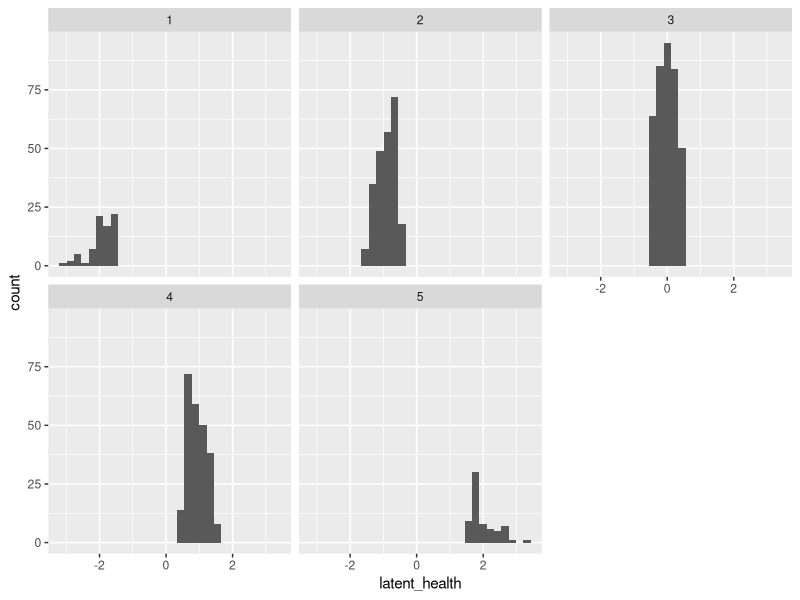
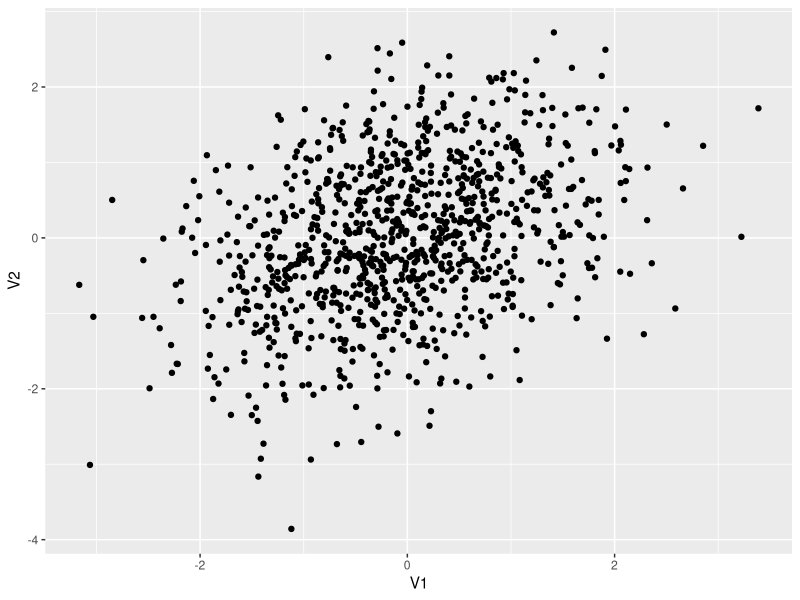
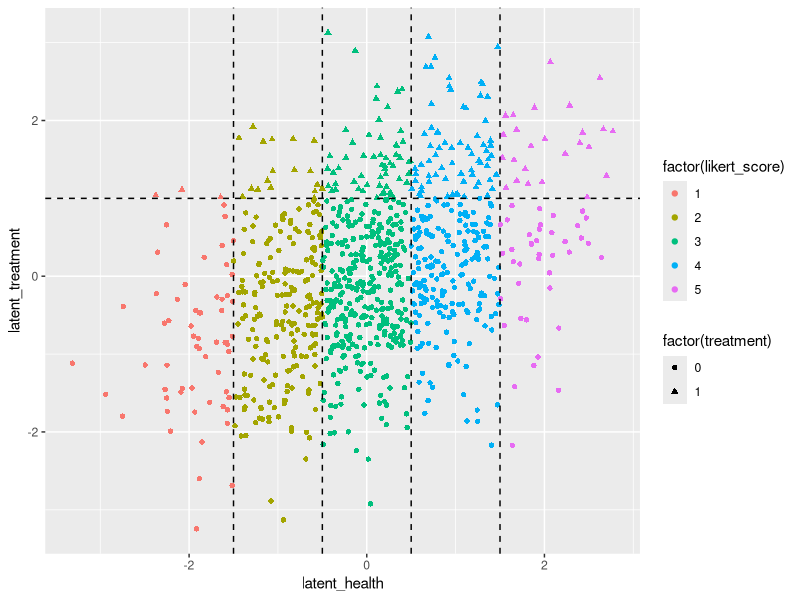

Write R code to recreate these figures, in order.
## ---- chunk 1
library(tidyverse)
library(mvtnorm)
## ---- chunk 2
n_obs <- 1000
cut_points <- c(-1.5, -0.5, 0.5, 1.5)

df <- tibble(latent_health = rnorm(n_obs, mean = 0, sd = 1)) %>%
  mutate(likert_score = findInterval(latent_health, cut_points) + 1)

head(df)
## ---- chunk 3
ggplot(df, aes(x = latent_health)) +
  geom_histogram() +
  facet_wrap(~ likert_score)
## ---- chunk 4
sigma <- matrix(c(1, 0.4, 
                  0.4, 1), ncol = 2)

df <- as.data.frame(rmvnorm(n = n_obs, 
                           mean = c(0, 0), 
                           sigma = sigma))

ggplot(df, aes(x = V1, y = V2)) +
  geom_point()
## ---- chunk 5
n_obs <- 1000
cut_points_health <- c(-1.5, -0.5, 0.5, 1.5)
cut_point_treatment <- c(1)

df <-as_tibble(rmvnorm(n = n_obs, 
                           mean = c(0, 0), 
                           sigma = sigma)) %>%
  rename(c(latent_health = V1, latent_treatment = V2)) %>%
  mutate(likert_score = findInterval(latent_health, cut_points_health) + 1) %>%
  mutate(treatment = findInterval(latent_treatment, cut_point_treatment))

head(df)
## ---- chunk 6
ggplot(df, aes(x = latent_health, y = latent_treatment, col = factor(likert_score), shape = factor(treatment))) +
  geom_point() +
  geom_hline(yintercept = cut_point_treatment, linetype = "dashed") +
  geom_vline(xintercept = cut_points_health, linetype = "dashed")
## ---- chunk 7
df %>%
  group_by(likert_score) %>%
  summarise(perc_treatment = mean(treatment))
